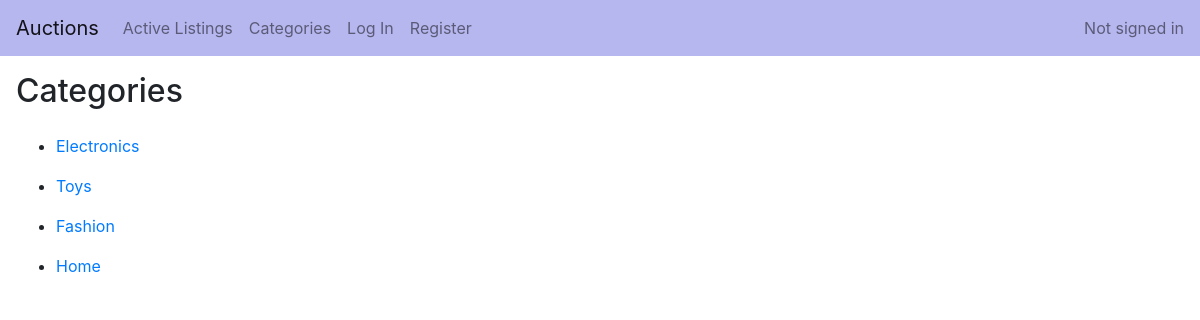
The page /category/ on the database its author committed.
### auctions/models.py (models this page shows, shortened)
class AuctionListing(models.Model):
    title = models.CharField(max_length=64)
    price = models.FloatField()
    description = models.TextField()
    date = models.DateTimeField(default=timezone.now)
    image = models.ImageField(
        upload_to='auction_pics/', blank=True, default='default.jpg')
    category = models.CharField(
        max_length=16, blank=True)
    active = models.BooleanField(default=True)
    watchlist = models.ManyToManyField(
        User, related_name='watchlists')
    creator = models.ForeignKey(
        User, on_delete=models.CASCADE, related_name="listings")

### auctions/views.py (the view)
# urls.py: path("category/", views.categorylist, name="categorylist"),
def categorylist(request):
    categories = set()
    listings = AuctionListing.objects.all()
    for listing in listings:
        categories.add(listing.category)
    categories = list(categories)
    return render(request, "auctions/categorylist.html", {
        "categories": categories
    })

### auctions/templates/auctions/categorylist.html
{% extends "auctions/layout.html" %}
{% block body %}
<h2>Categories</h2>
<div class="mt-4">
    {% for category in categories %}
    <ul>
        <li><a href="{% url 'category' category %}">{{ category }}</a></li>
    </ul>
    {% endfor %}
</div>
{% endblock %}

### auctions/static/auctions/styles.css (style rules this page uses)
* { box-sizing: border-box; }

### rows shown on the page
AuctionListing: categories "Electronics"
AuctionListing: categories "Toys"
AuctionListing: categories "Fashion"
AuctionListing: categories "Home"
